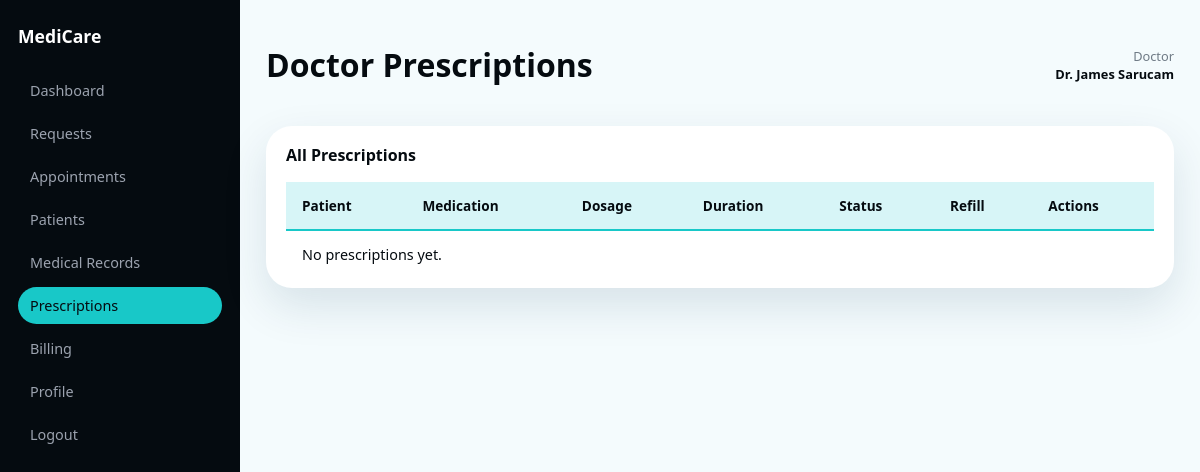
/medicare-clinic/index.php?page=staff-prescriptions (signed in), run on an earlier commit of the app's database.
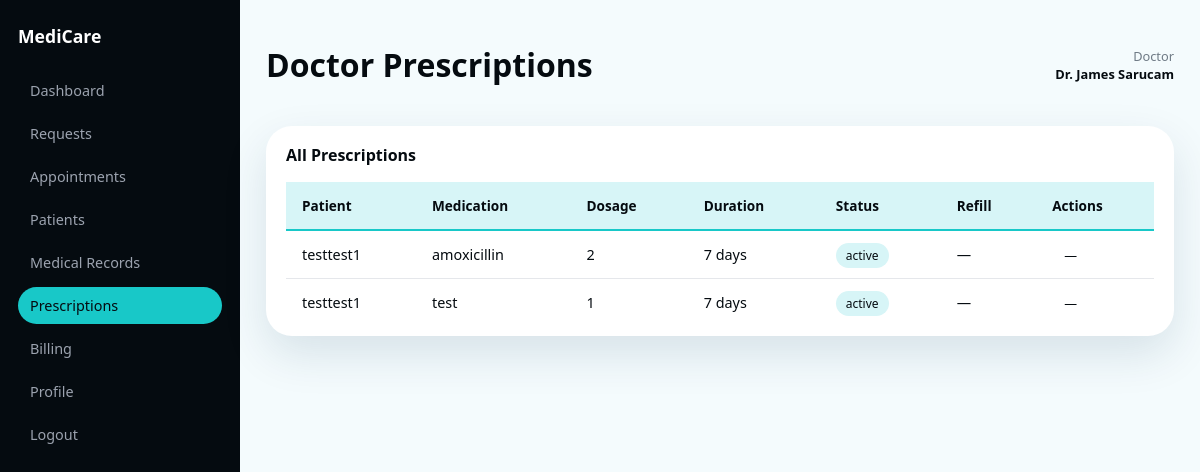
And on a later commit of the database.
### tables this page shows
CREATE TABLE prescriptions (
            id INTEGER PRIMARY KEY AUTOINCREMENT,
            patient_id INTEGER NOT NULL,
            doctor_id INTEGER NOT NULL,
            medication TEXT NOT NULL,
            dosage TEXT NOT NULL,
            duration_days INTEGER,
            status TEXT DEFAULT 'active',
            refill_requested INTEGER DEFAULT 0,
            refill_approved INTEGER DEFAULT 0,
            created_at TEXT DEFAULT CURRENT_TIMESTAMP,
            FOREIGN KEY (patient_id) REFERENCES users(id),
            FOREIGN KEY (doctor_id) REFERENCES users(id)
        );

### medicare-clinic/config/auth.php (called while the page is built, shortened)
<?php
function current_user()
{
    return $_SESSION['user'] ?? null;
}
function current_role(): ?string
{
    $user = current_user();
    return $user['role'] ?? null;
}

### medicare-clinic/app/views/staff/prescriptions.php (the view, shortened to what this page needs)
<?php
require __DIR__ . '/../layouts/staff_sidebar.php';
$pdo = $GLOBALS['pdo'] ?? null;
$user = current_user();
$role = ucfirst(current_role() ?? 'Staff');
$rawRole = current_role() ?? '';
$sidebar = render_staff_sidebar();
$prescriptions = [];
if ($pdo) {
    if ($rawRole === 'doctor' && !empty($user['id'])) {
        $stmt = $pdo->prepare("
            SELECT p.*, u1.name as patient_name, u2.name as doctor_name
            FROM prescriptions p
            JOIN users u1 ON p.patient_id = u1.id
            JOIN users u2 ON p.doctor_id = u2.id
            WHERE p.doctor_id = ?
            ORDER BY p.created_at DESC
        ");
        $stmt->execute([(int) $user['id']]);
        $prescriptions = $stmt->fetchAll(PDO::FETCH_ASSOC);
    }
}
?>
<div class="app-shell">
    <?php echo $sidebar; ?>
    <main class="main-content">
        <header class="main-header">
            <h1><?php echo $role; ?> Prescriptions</h1>
            <div class="header-right">
                <div class="user-info">
                    <span class="role"><?php echo $role; ?></span>
                    <span class="name"><?php echo htmlspecialchars($user['name'] ?? $role); ?></span>
                </div>
            </div>
        </header>
        <section class="panel">
            <div class="panel-header">
                <h3>All Prescriptions</h3>
            </div>
            <table class="data-table">
                <thead>
                    <tr>
                        <th>Patient</th>
                        <th>Medication</th>
                        <th>Dosage</th>
                        <th>Duration</th>
                        <th>Status</th>
                        <th>Refill</th>
                        <th>Actions</th>
                    </tr>
                </thead>
                <tbody>
                    <?php foreach ($prescriptions as $p): ?>
                    <tr>
                        <td><?php echo htmlspecialchars($p['patient_name'] ?? '—'); ?></td>
                        <td><?php echo htmlspecialchars($p['medication']); ?></td>
                        <td><?php echo htmlspecialchars($p['dosage']); ?></td>
                        <td><?php echo (int)($p['duration_days'] ?? 0); ?> days</td>
                        <td><span class="badge <?php echo $p['status'] === 'active' ? 'cyan' : ''; ?>"><?php echo htmlspecialchars($p['status']); ?></span></td>
                        <td>
                            <?php if (!empty($p['refill_requested']) && empty($p['refill_approved'])): ?>
                                <span class="badge">Requested</span>
                            <?php elseif (!empty($p['refill_approved'])): ?>
                                <span class="badge cyan">Approved</span>
                            <?php else: ?>
                                —
                            <?php endif; ?>
                        </td>
                        <td>
                            <?php
                            $canApproveRefill = $rawRole === 'doctor'
                                && (int) ($p['doctor_id'] ?? 0) === (int) ($user['id'] ?? 0)
                                && !empty($p['refill_requested'])
                                && empty($p['refill_approved']);
                            ?>
                            <?php if ($canApproveRefill): ?>
                                <a href="index.php?page=staff-prescriptions&approve_refill=<?php echo (int)$p['id']; ?>" class="btn-primary small">Approve Refill</a>
                            <?php elseif (!empty($p['refill_requested']) && empty($p['refill_approved']) && $rawRole === 'receptionist'): ?>
                                <span class="btn-outline small" title="Only the prescribing doctor can approve">Pending doctor</span>
                            <?php else: ?>
                                <span class="btn-outline small">—</span>
                            <?php endif; ?>
                        </td>
                    </tr>
                    <?php endforeach; ?>
                    <?php if (empty($prescriptions)): ?>
                    <tr><td colspan="7">No prescriptions yet.</td></tr>
                    <?php endif; ?>
                </tbody>
            </table>
        </section>
    </main>
</div>

What changed in the data, as far as the page shows it:
added prescriptions: patient_name "testtest1", medication "amoxicillin", dosage "2", duration_days "7", status "active"
added prescriptions: patient_name "testtest1", medication "test", dosage "1", duration_days "7", status "active"
Also different on the page:
text no longer shown: "No prescriptions yet."
